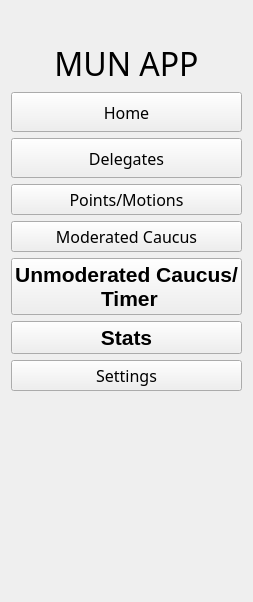
    <widget class="QFrame" name="sidebar">
     <property name="sizePolicy">
      <sizepolicy hsizetype="MinimumExpanding" vsizetype="Expanding">
       <horstretch>0</horstretch>
       <verstretch>0</verstretch>
      </sizepolicy>
     </property>
     <property name="minimumSize">
      <size>
       <width>245</width>
       <height>0</height>
      </size>
     </property>
     <property name="font">
      <font>
       <pointsize>16</pointsize>
       <weight>75</weight>
       <bold>true</bold>
      </font>
     </property>
     <property name="layoutDirection">
      <enum>Qt::LeftToRight</enum>
     </property>
     <property name="styleSheet">
      <string notr="true"/>
     </property>
     <property name="frameShape">
      <enum>QFrame::NoFrame</enum>
     </property>
     <property name="frameShadow">
      <enum>QFrame::Plain</enum>
     </property>
     <layout class="QVBoxLayout" name="verticalLayout_9">
      <item>
       <widget class="QLabel" name="cira_logo">
        <property name="text">
         <string/>
        </property>
        <property name="pixmap">
         <pixmap resource="res.qrc">:/img/resources/cira_logo.png</pixmap>
        </property>
        <property name="scaledContents">
         <bool>true</bool>
        </property>
       </widget>
      </item>
      <item>
       <widget class="QLabel" name="app_title">
        <property name="font">
         <font>
          <family>Arial Black</family>
          <pointsize>24</pointsize>
          <weight>10</weight>
          <italic>false</italic>
          <bold>false</bold>
         </font>
        </property>
        <property name="text">
         <string>MUN APP</string>
        </property>
        <property name="alignment">
         <set>Qt::AlignCenter</set>
        </property>
        <property name="wordWrap">
         <bool>true</bool>
        </property>
       </widget>
      </item>
      <item>
       <widget class="QPushButton" name="home_button">
        <property name="sizePolicy">
         <sizepolicy hsizetype="MinimumExpanding" vsizetype="Expanding">
          <horstretch>0</horstretch>
          <verstretch>0</verstretch>
         </sizepolicy>
        </property>
        <property name="minimumSize">
         <size>
          <width>20</width>
          <height>40</height>
         </size>
        </property>
        <property name="maximumSize">
         <size>
          <width>1000</width>
          <height>40</height>
         </size>
        </property>
        <property name="sizeIncrement">
         <size>
          <width>0</width>
          <height>0</height>
         </size>
        </property>
        <property name="font">
         <font>
          <family>Arial Black</family>
          <pointsize>12</pointsize>
          <weight>10</weight>
          <italic>false</italic>
          <bold>false</bold>
         </font>
        </property>
        <property name="layoutDirection">
         <enum>Qt::LeftToRight</enum>
        </property>
        <property name="text">
         <string>Home</string>
        </property>
        <property name="iconSize">
         <size>
          <width>32</width>
          <height>32</height>
         </size>
        </property>
        <property name="checkable">
         <bool>false</bool>
        </property>
        <property name="default">
         <bool>false</bool>
        </property>
        <property name="flat">
         <bool>false</bool>
        </property>
       </widget>
      </item>
      <item>
       <widget class="QPushButton" name="delegates_button">
        <property name="sizePolicy">
         <sizepolicy hsizetype="MinimumExpanding" vsizetype="Expanding">
          <horstretch>0</horstretch>
          <verstretch>0</verstretch>
         </sizepolicy>
        </property>
        <property name="minimumSize">
         <size>
          <width>20</width>
          <height>40</height>
         </size>
        </property>
        <property name="maximumSize">
         <size>
          <width>1000</width>
          <height>40</height>
         </size>
        </property>
        <property name="sizeIncrement">
         <size>
          <width>0</width>
          <height>0</height>
         </size>
        </property>
        <property name="font">
         <font>
          <family>Arial Black</family>
          <pointsize>12</pointsize>
          <weight>10</weight>
          <italic>false</italic>
          <bold>false</bold>
         </font>
        </property>
        <property name="layoutDirection">
         <enum>Qt::LeftToRight</enum>
        </property>
        <property name="text">
         <string>Delegates</string>
        </property>
        <property name="iconSize">
         <size>
          <width>32</width>
          <height>32</height>
         </size>
        </property>
        <property name="default">
         <bool>false</bool>
        </property>
        <property name="flat">
         <bool>false</bool>
        </property>
       </widget>
      </item>
      <item>
       <widget class="QPushButton" name="points_motions_button">
        <property name="sizePolicy">
         <sizepolicy hsizetype="MinimumExpanding" vsizetype="Fixed">
          <horstretch>0</horstretch>
          <verstretch>0</verstretch>
         </sizepolicy>
        </property>
        <property name="font">
         <font>
          <family>Arial Black</family>
          <pointsize>12</pointsize>
          <weight>10</weight>
          <italic>false</italic>
          <bold>false</bold>
         </font>
        </property>
        <property name="layoutDirection">
         <enum>Qt::LeftToRight</enum>
        </property>
        <property name="text">
         <string>Points/Motions</string>
        </property>
        <property name="iconSize">
         <size>
          <width>32</width>
          <height>32</height>
         </size>
        </property>
       </widget>
      </item>
      <item>
       <widget class="QPushButton" name="moderated_caucus_button">
        <property name="sizePolicy">
         <sizepolicy hsizetype="MinimumExpanding" vsizetype="Fixed">
          <horstretch>0</horstretch>
          <verstretch>0</verstretch>
         </sizepolicy>
        </property>
        <property name="font">
         <font>
          <family>Arial Black</family>
          <pointsize>12</pointsize>
          <weight>10</weight>
          <italic>false</italic>
          <bold>false</bold>
         </font>
        </property>
        <property name="layoutDirection">
         <enum>Qt::LeftToRight</enum>
        </property>
        <property name="text">
         <string>Moderated Caucus</string>
        </property>
        <property name="iconSize">
         <size>
          <width>32</width>
          <height>32</height>
         </size>
        </property>
       </widget>
      </item>
      <item>
       <widget class="QPushButton" name="unmod_button">
        <property name="text">
         <string>Unmoderated Caucus/ 
 Timer</string>
        </property>
        <property name="iconSize">
         <size>
          <width>32</width>
          <height>32</height>
         </size>
        </property>
       </widget>
      </item>
      <item>
       <widget class="QPushButton" name="stats_button">
        <property name="layoutDirection">
         <enum>Qt::LeftToRight</enum>
        </property>
        <property name="text">
         <string>Stats</string>
        </property>
        <property name="iconSize">
         <size>
          <width>32</width>
          <height>32</height>
         </size>
        </property>
       </widget>
      </item>
      <item>
       <widget class="QPushButton" name="settings_button">
        <property name="sizePolicy">
         <sizepolicy hsizetype="MinimumExpanding" vsizetype="Fixed">
          <horstretch>0</horstretch>
          <verstretch>0</verstretch>
         </sizepolicy>
        </property>
        <property name="font">
         <font>
          <family>Arial Black</family>
          <pointsize>12</pointsize>
          <weight>10</weight>
          <italic>false</italic>
          <bold>false</bold>
         </font>
        </property>
        <property name="layoutDirection">
         <enum>Qt::LeftToRight</enum>
        </property>
        <property name="text">
         <string>Settings</string>
        </property>
        <property name="iconSize">
         <size>
          <width>32</width>
          <height>32</height>
         </size>
        </property>
       </widget>
      </item>
      <item>
       <spacer name="verticalSpacer">
        <property name="orientation">
         <enum>Qt::Vertical</enum>
        </property>
        <property name="sizeType">
         <enum>QSizePolicy::MinimumExpanding</enum>
        </property>
        <property name="sizeHint" stdset="0">
         <size>
          <width>20</width>
          <height>200</height>
         </size>
        </property>
       </spacer>
      </item>
     </layout>
    </widget>
